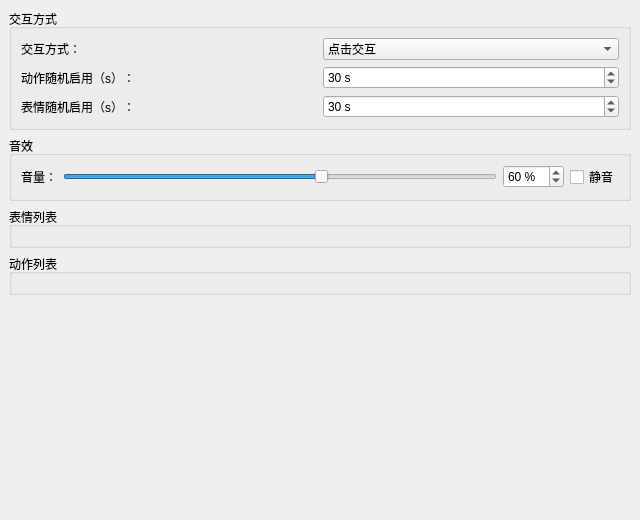
<?xml version="1.0" encoding="UTF-8"?>
<ui version="4.0">
 <class>PetSettingWindow</class>
 <widget class="QWidget" name="PetSettingWindow">
  <property name="geometry">
   <rect>
    <x>0</x>
    <y>0</y>
    <width>640</width>
    <height>520</height>
   </rect>
  </property>
  <property name="windowTitle">
   <string>桌宠交互设置</string>
  </property>
  <layout class="QVBoxLayout" name="verticalLayout_root">
   <property name="leftMargin">
    <number>0</number>
   </property>
   <property name="topMargin">
    <number>0</number>
   </property>
   <property name="rightMargin">
    <number>0</number>
   </property>
   <property name="bottomMargin">
    <number>0</number>
   </property>
   <item>
    <widget class="QScrollArea" name="scrollArea">
     <property name="frameShape">
      <enum>QFrame::NoFrame</enum>
     </property>
     <property name="widgetResizable">
      <bool>true</bool>
     </property>
     <property name="horizontalScrollBarPolicy">
      <enum>Qt::ScrollBarAlwaysOff</enum>
     </property>
     <widget class="QWidget" name="scrollAreaWidgetContents">
      <property name="geometry">
       <rect>
        <x>0</x>
        <y>0</y>
        <width>640</width>
        <height>520</height>
       </rect>
      </property>
      <layout class="QVBoxLayout" name="verticalLayout_scroll">
       <item>
        <widget class="QGroupBox" name="groupBox_interact">
         <property name="title">
          <string>交互方式</string>
         </property>
         <layout class="QGridLayout" name="gridLayout_interact">
          <item row="0" column="0">
           <widget class="QLabel" name="label_interactMode">
            <property name="text">
             <string>交互方式：</string>
            </property>
           </widget>
          </item>
          <item row="0" column="1">
           <widget class="QComboBox" name="comboBox_interactMode">
            <item>
             <property name="text">
              <string>点击交互</string>
             </property>
            </item>
            <item>
             <property name="text">
              <string>自动随机</string>
             </property>
            </item>
            <item>
             <property name="text">
              <string>跟随鼠标</string>
             </property>
            </item>
            <item>
             <property name="text">
              <string>AI 对话</string>
             </property>
            </item>
            <item>
             <property name="text">
              <string>面部追踪交互</string>
             </property>
            </item>
           </widget>
          </item>
          <item row="1" column="0">
           <widget class="QLabel" name="label_actionRandom">
            <property name="text">
             <string>动作随机启用（s）：</string>
            </property>
           </widget>
          </item>
          <item row="1" column="1">
           <widget class="QSpinBox" name="spinBox_actionRandom">
            <property name="suffix">
             <string> s</string>
            </property>
            <property name="minimum">
             <number>1</number>
            </property>
            <property name="maximum">
             <number>3600</number>
            </property>
            <property name="value">
             <number>30</number>
            </property>
           </widget>
          </item>
          <item row="2" column="0">
           <widget class="QLabel" name="label_expressionRandom">
            <property name="text">
             <string>表情随机启用（s）：</string>
            </property>
           </widget>
          </item>
          <item row="2" column="1">
           <widget class="QSpinBox" name="spinBox_expressionRandom">
            <property name="suffix">
             <string> s</string>
            </property>
            <property name="minimum">
             <number>1</number>
            </property>
            <property name="maximum">
             <number>3600</number>
            </property>
            <property name="value">
             <number>30</number>
            </property>
           </widget>
          </item>
         </layout>
        </widget>
       </item>
       <item>
        <widget class="QGroupBox" name="groupBox_sound">
         <property name="title">
          <string>音效</string>
         </property>
         <layout class="QHBoxLayout" name="horizontalLayout_sound">
          <item>
           <widget class="QLabel" name="label_volume">
            <property name="text">
             <string>音量：</string>
            </property>
           </widget>
          </item>
          <item>
           <widget class="QSlider" name="horizontalSlider_volume">
            <property name="orientation">
             <enum>Qt::Horizontal</enum>
            </property>
            <property name="maximum">
             <number>100</number>
            </property>
            <property name="value">
             <number>60</number>
            </property>
           </widget>
          </item>
          <item>
           <widget class="QSpinBox" name="spinBox_volume">
            <property name="suffix">
             <string> %</string>
            </property>
            <property name="maximum">
             <number>100</number>
            </property>
            <property name="value">
             <number>60</number>
            </property>
           </widget>
          </item>
          <item>
           <widget class="QCheckBox" name="checkBox_mute">
            <property name="text">
             <string>静音</string>
            </property>
           </widget>
          </item>
         </layout>
        </widget>
       </item>
       <item>
        <widget class="QGroupBox" name="groupBox_expression">
         <property name="title">
          <string>表情列表</string>
         </property>
         <layout class="QVBoxLayout" name="verticalLayout_expression">
          <item>
           <widget class="Live2dActionListWidget" name="widget_expressionList" native="true"/>
          </item>
         </layout>
        </widget>
       </item>
       <item>
        <widget class="QGroupBox" name="groupBox_action">
         <property name="title">
          <string>动作列表</string>
         </property>
         <layout class="QVBoxLayout" name="verticalLayout_action">
          <item>
           <widget class="Live2dActionListWidget" name="widget_actionList" native="true"/>
          </item>
         </layout>
        </widget>
       </item>
       <item>
        <spacer name="verticalSpacer">
         <property name="orientation">
          <enum>Qt::Vertical</enum>
         </property>
         <property name="sizeHint" stdset="0">
          <size>
           <width>20</width>
           <height>40</height>
          </size>
         </property>
        </spacer>
       </item>
      </layout>
     </widget>
    </widget>
   </item>
  </layout>
 </widget>
 <customwidgets>
  <customwidget>
   <class>Live2dActionListWidget</class>
   <extends>QWidget</extends>
   <header>CustomWidget/live2dactionlistwidget.h</header>
   <container>1</container>
  </customwidget>
 </customwidgets>
 <resources/>
 <connections/>
</ui>
